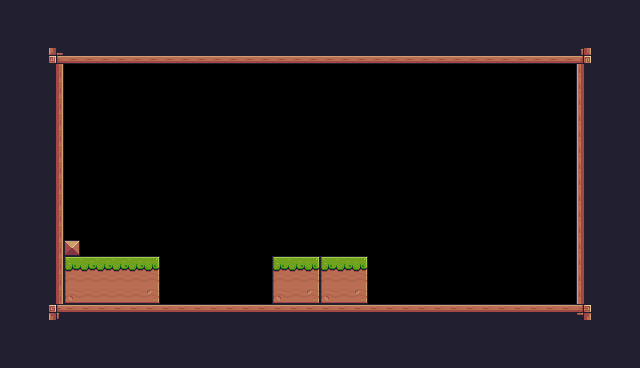

A 2D game scene composited from a Tiled map and its tileset images. What follows is a short description and the map's XML, with every tile layer's data as written:
An orthogonal 40x23 tile map with 16x16 px tiles, 1 tile layer (Background) and 1 object (Player).

<map version="1.10" tiledversion="1.10.2" orientation="orthogonal" renderorder="right-down" width="40" height="23" tilewidth="16" tileheight="16" infinite="0" nextlayerid="3" nextobjectid="2">
 <tileset firstgid="1" source="Pixel Adventure.tsx" />
 <layer id="1" name="Background" width="40" height="23">
  <data encoding="csv">
24,24,24,24,24,24,24,24,24,24,24,24,24,24,24,24,24,24,24,24,24,24,24,24,24,24,24,24,24,24,24,24,24,24,24,24,24,24,24,24,
24,24,24,24,24,24,24,24,24,24,24,24,24,24,24,24,24,24,24,24,24,24,24,24,24,24,24,24,24,24,24,24,24,24,24,24,24,24,24,24,
24,24,24,24,24,24,24,24,24,24,24,24,24,24,24,24,24,24,24,24,24,24,24,24,24,24,24,24,24,24,24,24,24,24,24,24,24,24,24,24,
24,24,24,133,134,134,134,134,134,134,134,134,134,134,134,134,134,134,134,134,134,134,134,134,134,134,134,134,134,134,134,134,134,134,134,134,135,24,24,24,
24,24,24,113,48,48,48,48,48,48,48,48,48,48,48,48,48,48,48,48,48,48,48,48,48,48,48,48,48,48,48,48,48,48,48,48,111,24,24,24,
24,24,24,113,48,48,48,48,48,48,48,48,48,48,48,48,48,48,48,48,48,48,48,48,48,48,48,48,48,48,48,48,48,48,48,48,111,24,24,24,
24,24,24,113,48,48,48,48,48,48,48,48,48,48,48,48,48,48,48,48,48,48,48,48,48,48,48,48,48,48,48,48,48,48,48,48,111,24,24,24,
24,24,24,113,48,48,48,48,48,48,48,48,48,48,48,48,48,48,48,48,48,48,48,48,48,48,48,48,48,48,48,48,48,48,48,48,111,24,24,24,
24,24,24,113,48,48,48,48,48,48,48,48,48,48,48,48,48,48,48,48,48,48,48,48,48,48,48,48,48,48,48,48,48,48,48,48,111,24,24,24,
24,24,24,113,48,48,48,48,48,48,48,48,48,48,48,48,48,48,48,48,48,48,48,48,48,48,48,48,48,48,48,48,48,48,48,48,111,24,24,24,
24,24,24,113,48,48,48,48,48,48,48,48,48,48,48,48,48,48,48,48,48,48,48,48,48,48,48,48,48,48,48,48,48,48,48,48,111,24,24,24,
24,24,24,113,48,48,48,48,48,48,48,48,48,48,48,48,48,48,48,48,48,48,48,48,48,48,48,48,48,48,48,48,48,48,48,48,111,24,24,24,
24,24,24,113,48,48,48,48,48,48,48,48,48,48,48,48,48,48,48,48,48,48,48,48,48,48,48,48,48,48,48,48,48,48,48,48,111,24,24,24,
24,24,24,113,48,48,48,48,48,48,48,48,48,48,48,48,48,48,48,48,48,48,48,48,48,48,48,48,48,48,48,48,48,48,48,48,111,24,24,24,
24,24,24,113,48,48,48,48,48,48,48,48,48,48,48,48,48,48,48,48,48,48,48,48,48,48,48,48,48,48,48,48,48,48,48,48,111,24,24,24,
24,24,24,113,35,48,48,48,48,48,48,48,48,48,48,48,48,48,48,48,48,48,48,48,48,48,48,48,48,48,48,48,48,48,48,48,111,24,24,24,
24,24,24,113,7,8,8,8,8,9,48,48,48,48,48,48,48,7,8,9,7,8,9,48,48,48,48,0,0,0,0,0,0,48,48,48,111,24,24,24,
24,24,24,113,29,30,30,30,30,31,48,48,48,48,48,48,48,29,30,31,29,30,31,48,48,48,48,0,0,0,0,0,0,48,48,48,111,24,24,24,
24,24,24,113,51,52,52,52,52,53,48,48,48,48,48,48,48,51,52,53,51,52,53,48,48,48,48,0,0,0,0,0,0,48,48,48,111,24,24,24,
24,24,24,89,90,90,90,90,90,90,90,90,90,90,90,90,90,90,90,90,90,90,90,90,90,90,90,90,90,90,90,90,90,90,90,90,91,24,24,24,
24,24,24,24,24,24,24,24,24,24,24,24,24,24,24,24,24,24,24,24,24,24,24,24,24,24,24,24,24,24,24,24,24,24,24,24,24,24,24,24,
24,24,24,24,24,24,24,24,24,24,24,24,24,24,24,24,24,24,24,24,24,24,24,24,24,24,24,24,24,24,24,24,24,24,24,24,24,24,24,24,
24,24,24,24,24,24,24,24,24,24,24,24,24,24,24,24,24,24,24,24,24,24,24,24,24,24,24,24,24,24,24,24,24,24,24,24,24,24,24,24
</data>
 </layer>
 <objectgroup id="2" name="Objects">
  <object id="1" name="Player" type="Player" x="80" y="224" width="32" height="32" />
 </objectgroup>
</map>
